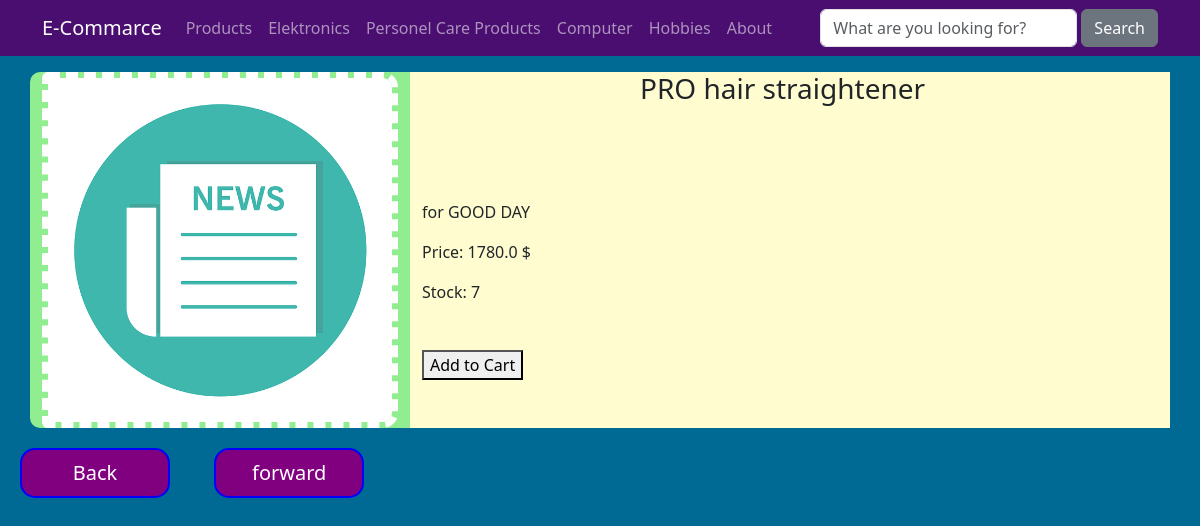
/pro-hair-straightener, run on an earlier commit of the app's database.
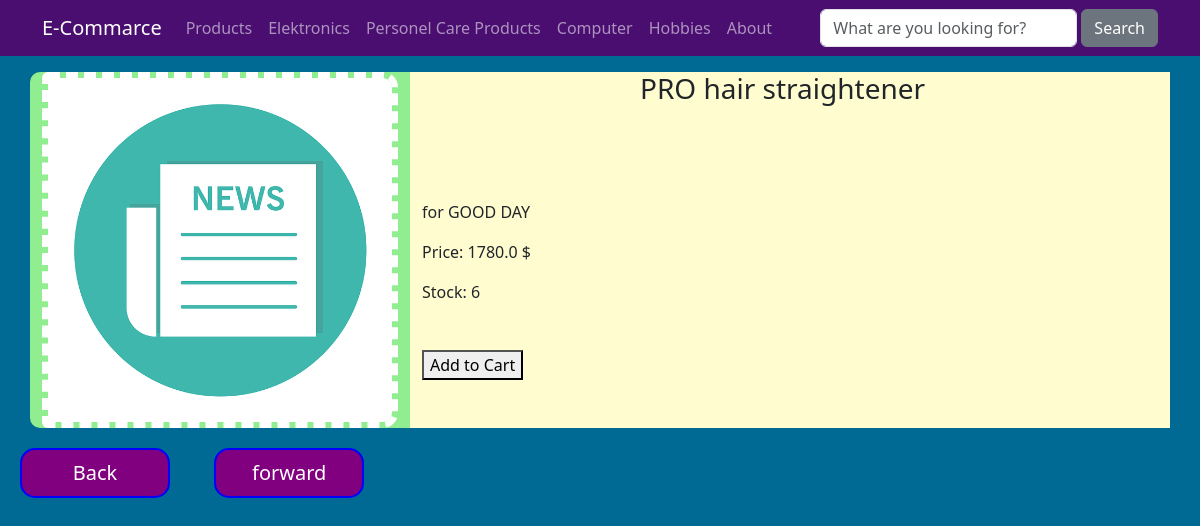
And on a later commit of the database.
### ticaretSitesi/models.py (models this page shows, shortened)
class Product(models.Model):
    title = models.CharField(max_length=40)
    description = models.CharField(max_length=400)
    color = models.CharField(max_length=20)
    imageUrl = models.CharField(max_length=50, blank=False)
    price = models.FloatField()
    stock = models.IntegerField()
    slug = models.SlugField(default="", blank=True,null = False, unique=True, primary_key=True)
    category = models.ManyToManyField(Category)

### ticaretSitesi/views.py (the view)
# urls.py: path('<slug:slug>', views.productsDetail, name="product_details"),
def productsDetail(request,slug):
    product = get_object_or_404(Product, slug=slug)
    if request.method == 'POST':
        product.stock-=1
        product.save()
        return redirect('/')
    context = {
        'product': product
    }
    return render(request, 'ticaretSitesi/details.html', context)

### ticaretSitesi/templates/ticaretSitesi/details.html (shortened to what this page needs)
{% extends 'layout.html' %}
{% load static %}
{% block css_files %}
    <link rel="stylesheet" href="{% static 'ticaretSitesi/css/style.css' %}">
{% endblock %}
{% block content %}
    <div class="container mt-3">
        <div class="row">
            <div class="col-4 ">
                <img class="img-fluid rounded-start" style="border:6px dashed white; border-radius:15px;" src="{% static 'ticaretSitesi/img/'|add:product.imageUrl %}" alt="product.title">
            </div>
            <div class="col-8 " style="background-color:#FFFDD0;">
                <h1 class="h3">{{product.title}}</h1>
                <p>{{product.description}}</p>
                <p >Price: {{product.price}} $</p>
                <p >Stock: {{product.stock}}</p>
                <form method="post" action="">
                    <div class="field has-addons">
                        <div class="control">
                        </div>
                        <div class="control">
                            <button class="button is-dark is-uppercase">Add to Cart</button>
                        </div>
                    </div>
                </form>
            </div>
        </div>
    </div>
    <div>
        <input type="button" class="history"value="Back" name="backButton" onclick="window.history.back()">
        <input type="button" class="history" value="forward" name="forwardButton" onclick="window.history.forward()">
{% endblock content %}

What changed in the data, as far as the page shows it:
changed Product "PRO hair straightener": stock "7" → "6"
